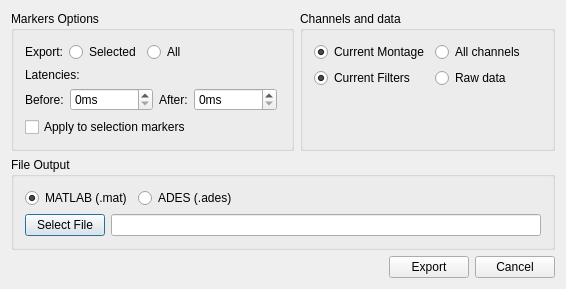
<?xml version="1.0" encoding="UTF-8"?>
<ui version="4.0">
 <class>AwMarkersExportWidgetUi</class>
 <widget class="QDialog" name="AwMarkersExportWidgetUi">
  <property name="geometry">
   <rect>
    <x>0</x>
    <y>0</y>
    <width>566</width>
    <height>285</height>
   </rect>
  </property>
  <property name="windowTitle">
   <string>Export Marked Data</string>
  </property>
  <property name="windowIcon">
   <iconset resource="../../../resources/AnyWave.qrc">
    <normaloff>:/images/AnyWave_icon.png</normaloff>:/images/AnyWave_icon.png</iconset>
  </property>
  <layout class="QVBoxLayout" name="verticalLayout_4">
   <item>
    <layout class="QHBoxLayout" name="horizontalLayout_5">
     <item>
      <widget class="QGroupBox" name="groupBox">
       <property name="title">
        <string>Markers Options</string>
       </property>
       <layout class="QVBoxLayout" name="verticalLayout">
        <item>
         <layout class="QHBoxLayout" name="horizontalLayout">
          <item>
           <widget class="QLabel" name="label">
            <property name="text">
             <string>Export:</string>
            </property>
           </widget>
          </item>
          <item>
           <widget class="QRadioButton" name="radioSelected">
            <property name="text">
             <string>Selected</string>
            </property>
           </widget>
          </item>
          <item>
           <widget class="QRadioButton" name="radioAll">
            <property name="text">
             <string>All</string>
            </property>
           </widget>
          </item>
          <item>
           <spacer name="horizontalSpacer">
            <property name="orientation">
             <enum>Qt::Horizontal</enum>
            </property>
            <property name="sizeHint" stdset="0">
             <size>
              <width>40</width>
              <height>20</height>
             </size>
            </property>
           </spacer>
          </item>
         </layout>
        </item>
        <item>
         <layout class="QGridLayout" name="gridLayout">
          <item row="1" column="2">
           <widget class="QLabel" name="label_4">
            <property name="text">
             <string>After:</string>
            </property>
           </widget>
          </item>
          <item row="1" column="1">
           <widget class="QSpinBox" name="spinBefore">
            <property name="suffix">
             <string>ms</string>
            </property>
            <property name="prefix">
             <string/>
            </property>
            <property name="maximum">
             <number>999999999</number>
            </property>
            <property name="singleStep">
             <number>100</number>
            </property>
           </widget>
          </item>
          <item row="1" column="3">
           <widget class="QSpinBox" name="spinAfter">
            <property name="suffix">
             <string>ms</string>
            </property>
            <property name="prefix">
             <string/>
            </property>
            <property name="maximum">
             <number>999999999</number>
            </property>
            <property name="singleStep">
             <number>100</number>
            </property>
           </widget>
          </item>
          <item row="1" column="0">
           <widget class="QLabel" name="label_3">
            <property name="text">
             <string>Before:</string>
            </property>
           </widget>
          </item>
          <item row="1" column="4">
           <spacer name="horizontalSpacer_2">
            <property name="orientation">
             <enum>Qt::Horizontal</enum>
            </property>
            <property name="sizeHint" stdset="0">
             <size>
              <width>40</width>
              <height>20</height>
             </size>
            </property>
           </spacer>
          </item>
          <item row="0" column="0" colspan="3">
           <widget class="QLabel" name="label_2">
            <property name="text">
             <string>Latencies:</string>
            </property>
           </widget>
          </item>
         </layout>
        </item>
        <item>
         <layout class="QHBoxLayout" name="horizontalLayout_2">
          <item>
           <widget class="QCheckBox" name="checkApplyToSelection">
            <property name="text">
             <string>Apply to selection markers</string>
            </property>
           </widget>
          </item>
          <item>
           <spacer name="horizontalSpacer_3">
            <property name="orientation">
             <enum>Qt::Horizontal</enum>
            </property>
            <property name="sizeHint" stdset="0">
             <size>
              <width>40</width>
              <height>20</height>
             </size>
            </property>
           </spacer>
          </item>
         </layout>
        </item>
        <item>
         <spacer name="verticalSpacer">
          <property name="orientation">
           <enum>Qt::Vertical</enum>
          </property>
          <property name="sizeHint" stdset="0">
           <size>
            <width>20</width>
            <height>0</height>
           </size>
          </property>
         </spacer>
        </item>
       </layout>
      </widget>
     </item>
     <item>
      <widget class="QGroupBox" name="groupBox_2">
       <property name="title">
        <string>Channels and data</string>
       </property>
       <layout class="QVBoxLayout" name="verticalLayout_2">
        <item>
         <layout class="QGridLayout" name="gridLayout_2">
          <item row="1" column="0">
           <widget class="QRadioButton" name="radioCurrentFilters">
            <property name="text">
             <string>Current Filters</string>
            </property>
            <property name="checked">
             <bool>true</bool>
            </property>
            <attribute name="buttonGroup">
             <string notr="true">buttonGroup_2</string>
            </attribute>
           </widget>
          </item>
          <item row="1" column="1" colspan="2">
           <widget class="QRadioButton" name="radioRawData">
            <property name="text">
             <string>Raw data</string>
            </property>
            <attribute name="buttonGroup">
             <string notr="true">buttonGroup_2</string>
            </attribute>
           </widget>
          </item>
          <item row="1" column="3" colspan="2">
           <spacer name="horizontalSpacer_5">
            <property name="orientation">
             <enum>Qt::Horizontal</enum>
            </property>
            <property name="sizeHint" stdset="0">
             <size>
              <width>40</width>
              <height>20</height>
             </size>
            </property>
           </spacer>
          </item>
          <item row="0" column="0">
           <widget class="QRadioButton" name="radioCurrentMontage">
            <property name="text">
             <string>Current Montage</string>
            </property>
            <property name="checked">
             <bool>true</bool>
            </property>
            <attribute name="buttonGroup">
             <string notr="true">buttonGroup</string>
            </attribute>
           </widget>
          </item>
          <item row="0" column="1">
           <widget class="QRadioButton" name="radioAllChannels">
            <property name="text">
             <string>All channels</string>
            </property>
            <attribute name="buttonGroup">
             <string notr="true">buttonGroup</string>
            </attribute>
           </widget>
          </item>
          <item row="0" column="2" colspan="3">
           <spacer name="horizontalSpacer_4">
            <property name="orientation">
             <enum>Qt::Horizontal</enum>
            </property>
            <property name="sizeHint" stdset="0">
             <size>
              <width>40</width>
              <height>20</height>
             </size>
            </property>
           </spacer>
          </item>
         </layout>
        </item>
        <item>
         <spacer name="verticalSpacer_2">
          <property name="orientation">
           <enum>Qt::Vertical</enum>
          </property>
          <property name="sizeHint" stdset="0">
           <size>
            <width>20</width>
            <height>46</height>
           </size>
          </property>
         </spacer>
        </item>
       </layout>
      </widget>
     </item>
    </layout>
   </item>
   <item>
    <widget class="QGroupBox" name="groupBox_3">
     <property name="title">
      <string>File Output</string>
     </property>
     <layout class="QVBoxLayout" name="verticalLayout_3">
      <item>
       <layout class="QHBoxLayout" name="horizontalLayout_3">
        <item>
         <widget class="QRadioButton" name="radioMATLAB">
          <property name="text">
           <string>MATLAB (.mat)</string>
          </property>
          <property name="checked">
           <bool>true</bool>
          </property>
         </widget>
        </item>
        <item>
         <widget class="QRadioButton" name="radioADES">
          <property name="text">
           <string>ADES (.ades)</string>
          </property>
         </widget>
        </item>
        <item>
         <spacer name="horizontalSpacer_6">
          <property name="orientation">
           <enum>Qt::Horizontal</enum>
          </property>
          <property name="sizeHint" stdset="0">
           <size>
            <width>40</width>
            <height>20</height>
           </size>
          </property>
         </spacer>
        </item>
       </layout>
      </item>
      <item>
       <layout class="QHBoxLayout" name="horizontalLayout_4">
        <item>
         <widget class="QPushButton" name="buttonSelectFile">
          <property name="text">
           <string>Select File</string>
          </property>
         </widget>
        </item>
        <item>
         <widget class="QLineEdit" name="lineEditFile"/>
        </item>
       </layout>
      </item>
      <item>
       <spacer name="verticalSpacer_3">
        <property name="orientation">
         <enum>Qt::Vertical</enum>
        </property>
        <property name="sizeHint" stdset="0">
         <size>
          <width>20</width>
          <height>1</height>
         </size>
        </property>
       </spacer>
      </item>
     </layout>
    </widget>
   </item>
   <item>
    <layout class="QHBoxLayout" name="horizontalLayout_6">
     <item>
      <spacer name="horizontalSpacer_8">
       <property name="orientation">
        <enum>Qt::Horizontal</enum>
       </property>
       <property name="sizeHint" stdset="0">
        <size>
         <width>40</width>
         <height>20</height>
        </size>
       </property>
      </spacer>
     </item>
     <item>
      <widget class="QPushButton" name="pushButton">
       <property name="text">
        <string>Export</string>
       </property>
      </widget>
     </item>
     <item>
      <widget class="QPushButton" name="pushButton_2">
       <property name="text">
        <string>Cancel</string>
       </property>
      </widget>
     </item>
    </layout>
   </item>
  </layout>
 </widget>
 <layoutdefault spacing="6" margin="11"/>
 <resources>
  <include location="../../../resources/AnyWave.qrc"/>
 </resources>
 <connections>
  <connection>
   <sender>pushButton</sender>
   <signal>clicked()</signal>
   <receiver>AwMarkersExportWidgetUi</receiver>
   <slot>accept()</slot>
   <hints>
    <hint type="sourcelabel">
     <x>410</x>
     <y>259</y>
    </hint>
    <hint type="destinationlabel">
     <x>275</x>
     <y>257</y>
    </hint>
   </hints>
  </connection>
  <connection>
   <sender>pushButton_2</sender>
   <signal>clicked()</signal>
   <receiver>AwMarkersExportWidgetUi</receiver>
   <slot>reject()</slot>
   <hints>
    <hint type="sourcelabel">
     <x>491</x>
     <y>259</y>
    </hint>
    <hint type="destinationlabel">
     <x>149</x>
     <y>252</y>
    </hint>
   </hints>
  </connection>
 </connections>
 <buttongroups>
  <buttongroup name="buttonGroup"/>
  <buttongroup name="buttonGroup_2"/>
 </buttongroups>
</ui>
